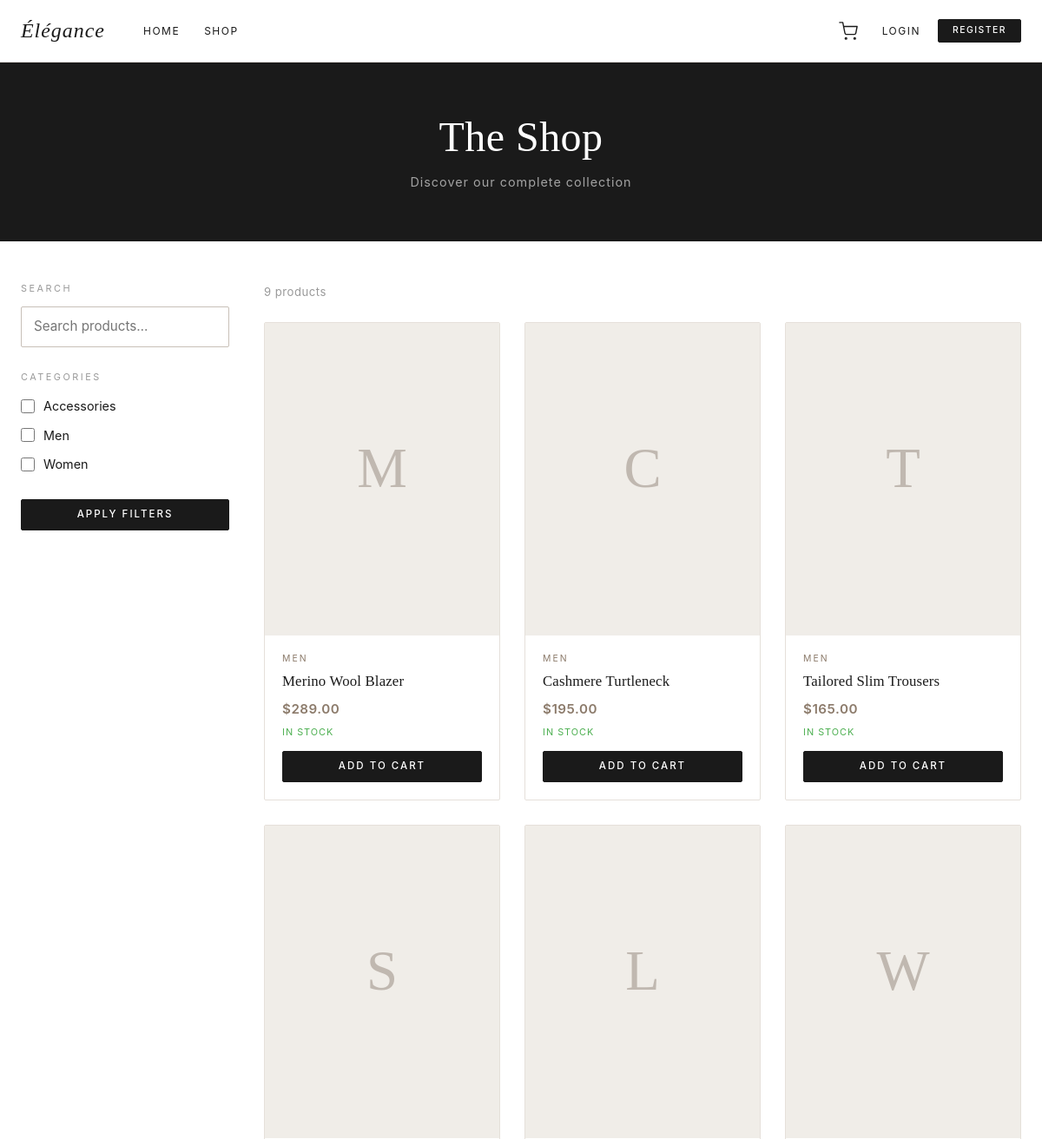
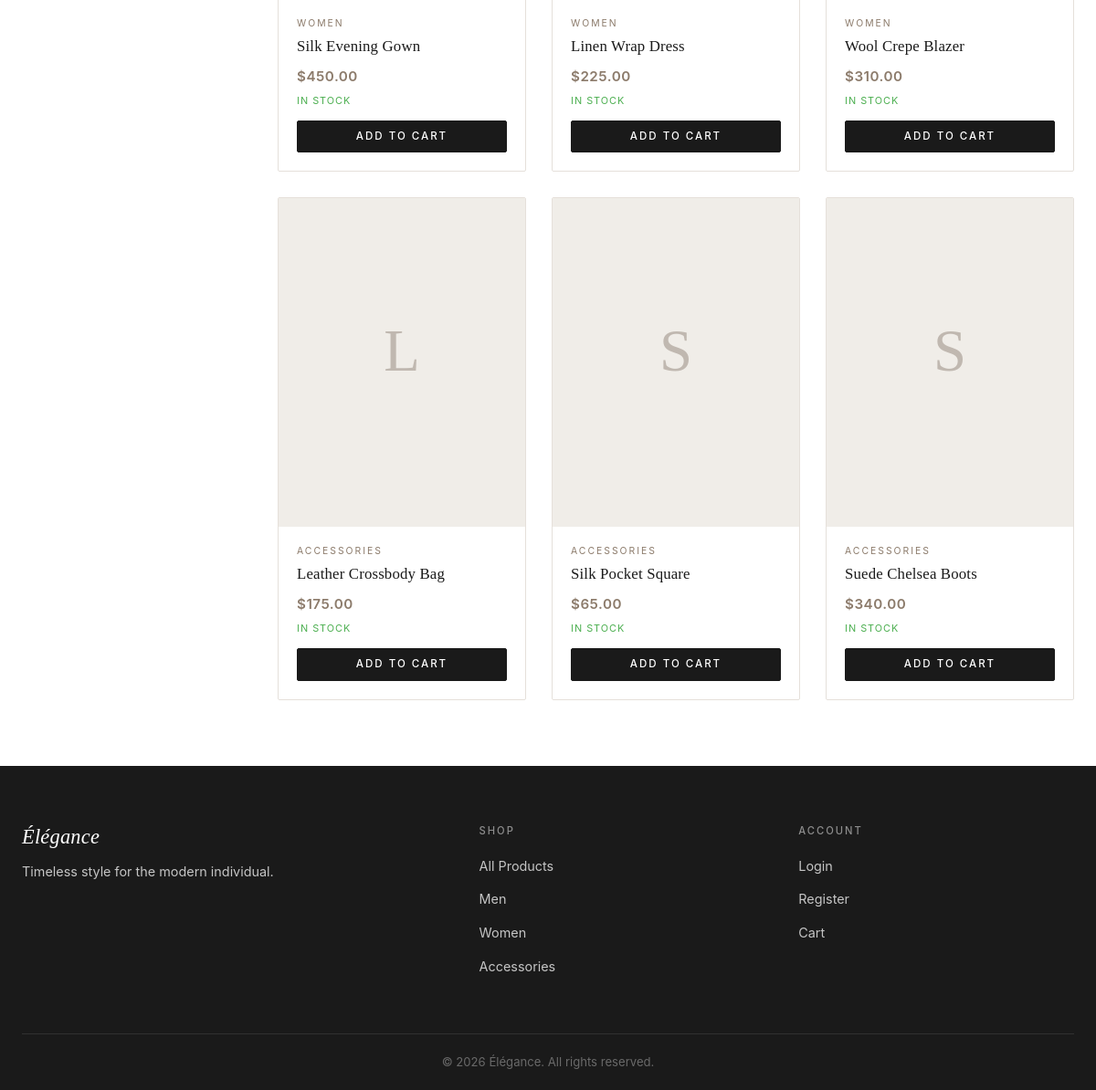
/products.php, run on the app's committed database (2 pictures, top to bottom).
### tables this page shows
CREATE TABLE IF NOT EXISTS categories (
    id INT AUTO_INCREMENT PRIMARY KEY,
    category_name VARCHAR(100) NOT NULL
);

CREATE TABLE IF NOT EXISTS products (
    id INT AUTO_INCREMENT PRIMARY KEY,
    name VARCHAR(200) NOT NULL,
    description TEXT,
    price DECIMAL(10,2) NOT NULL,
    image_url VARCHAR(500) DEFAULT '',
    stock_quantity INT DEFAULT 0,
    category_id INT,
    created_at TIMESTAMP DEFAULT CURRENT_TIMESTAMP,
    CONSTRAINT fk_product_category FOREIGN KEY (category_id) REFERENCES categories(id) ON DELETE SET NULL
);

### includes/auth.php (called while the page is built, shortened)
<?php
function isLoggedIn(): bool {
    return isset($_SESSION['user_id']);
}

### products.php (the view, shortened to what this page needs)
<?php
require_once __DIR__ . '/includes/auth.php';
$pdo = getDB();
$perPage = 9;
$page = max(1, (int)($_GET['page'] ?? 1));
$offset = ($page - 1) * $perPage;
$categoryIds = [];
$search = trim($_GET['search'] ?? '');
$where = [];
$params = [];
$whereClause = $where ? 'WHERE ' . implode(' AND ', $where) : '';
$countSql = "SELECT COUNT(*) FROM products p LEFT JOIN categories c ON p.category_id = c.id $whereClause";
$countStmt = $pdo->prepare($countSql);
$countStmt->execute($params);
$totalProducts = (int)$countStmt->fetchColumn();
$sql = "SELECT p.*, c.category_name FROM products p LEFT JOIN categories c ON p.category_id = c.id $whereClause ORDER BY p.created_at DESC LIMIT ? OFFSET ?";
$stmt = $pdo->prepare($sql);
$stmt->execute(array_merge($params, [$perPage, $offset]));
$products = $stmt->fetchAll();
$catStmt = $pdo->query('SELECT * FROM categories ORDER BY category_name');
$allCategories = $catStmt->fetchAll();
include __DIR__ . '/includes/header.php';
?>
<div class="page-banner">
    <div class="container">
        <h1 class="page-banner__title">The Shop</h1>
        <p class="page-banner__subtitle">Discover our complete collection</p>
    </div>
</div>
<div class="container shop-layout">
    <aside class="shop-sidebar">
        <form method="GET" action="" id="filter-form">
            <div class="sidebar__section">
                <h3 class="sidebar__title">Search</h3>
                <div class="sidebar__search">
                    <input type="text" name="search" id="search-input" value="<?= htmlspecialchars($search) ?>" placeholder="Search products…" class="form-control">
                </div>
            </div>
            <div class="sidebar__section">
                <h3 class="sidebar__title">Categories</h3>
                <ul class="sidebar__categories">
                    <?php foreach ($allCategories as $cat): ?>
                    <li>
                        <label class="checkbox-label">
                            <input type="checkbox" name="category_id[]" value="<?= $cat['id'] ?>"
                                <?= in_array($cat['id'], $categoryIds) ? 'checked' : '' ?>>
                            <span><?= htmlspecialchars($cat['category_name']) ?></span>
                        </label>
                    </li>
                    <?php endforeach; ?>
                </ul>
            </div>
            <button type="submit" class="btn btn--primary btn--full">Apply Filters</button>
        </form>
    </aside>
    <div class="shop-main">
        <div class="shop-header">
            <p class="shop-count">
                <?php if ($search): ?>
                    <?= $totalProducts ?> result<?= $totalProducts !== 1 ? 's' : '' ?> for "<?= htmlspecialchars($search) ?>"
                <?php else: ?>
                    <?= $totalProducts ?> product<?= $totalProducts !== 1 ? 's' : '' ?>
                <?php endif; ?>
            </p>
        </div>
        <?php if (empty($products)): ?>
        <div class="empty-state">
            <svg width="64" height="64" viewBox="0 0 24 24" fill="none" stroke="#c0b8b0" stroke-width="1">
                <circle cx="11" cy="11" r="8"></circle>
                <line x1="21" y1="21" x2="16.65" y2="16.65"></line>
            </svg>
            <p>No products found.</p>
            <a href="<?= SITE_URL ?>/products.php" class="btn btn--secondary">Browse All</a>
        </div>
        <?php else: ?>
        <div class="products-grid">
            <?php foreach ($products as $product): ?>
            <article class="product-card" data-product-id="<?= $product['id'] ?>">
                <a href="<?= SITE_URL ?>/product.php?id=<?= $product['id'] ?>" class="product-card__link">
                    <div class="product-card__image">
                        <?php if (!empty($product['image_url']) && str_starts_with($product['image_url'], 'http')): ?>
                            <img src="<?= htmlspecialchars($product['image_url']) ?>" alt="<?= htmlspecialchars($product['name']) ?>">
                        <?php else: ?>
                        <svg viewBox="0 0 300 400" xmlns="http://www.w3.org/2000/svg" aria-hidden="true">
                            <rect width="300" height="400" fill="#f0ede8"/>
                            <text x="150" y="210" text-anchor="middle" fill="#c0b8b0" font-family="Georgia, serif" font-size="72"><?= htmlspecialchars(mb_substr($product['name'], 0, 1)) ?></text>
                        </svg>
                        <?php endif; ?>
                    </div>
                    <div class="product-card__body">
                        <p class="product-card__category"><?= htmlspecialchars($product['category_name'] ?? '') ?></p>
                        <h3 class="product-card__title"><?= htmlspecialchars($product['name']) ?></h3>
                        <p class="product-card__price">$<?= number_format($product['price'], 2) ?></p>
                        <p class="product-card__stock <?= $product['stock_quantity'] > 0 ? 'in-stock' : 'out-of-stock' ?>">
                            <?= $product['stock_quantity'] > 0 ? 'In Stock' : 'Out of Stock' ?>
                        </p>
                    </div>
                </a>
                <div class="product-card__footer">
                    <button class="btn btn--primary btn--full add-to-cart-btn"
                            data-product-id="<?= $product['id'] ?>"
                            <?= $product['stock_quantity'] <= 0 ? 'disabled' : '' ?>>
                        <?= $product['stock_quantity'] > 0 ? 'Add to Cart' : 'Out of Stock' ?>
                    </button>
                </div>
            </article>
            <?php endforeach; ?>
        </div>
        <?php endif; ?>
    </div>
</div>
<?php include __DIR__ . '/includes/footer.php'; ?>

### includes/header.php (shortened to what this page needs)
<?php
require_once __DIR__ . '/auth.php';
?>
<!DOCTYPE html>
<html lang="en">
<head>
    <link rel="stylesheet" href="<?= SITE_URL ?>/assets/css/style.css">
</head>
<body>
<header class="site-header" id="site-header">
    <div class="container header__inner">
        <a href="<?= SITE_URL ?>/index.php" class="header__logo">Élégance</a>
        <nav class="nav" id="main-nav">
            <a href="<?= SITE_URL ?>/index.php" class="nav__link">Home</a>
            <a href="<?= SITE_URL ?>/products.php" class="nav__link">Shop</a>
        </nav>
        <div class="header__actions">
            <a href="<?= SITE_URL ?>/cart.php" class="header__cart" aria-label="Cart">
                <svg width="22" height="22" viewBox="0 0 24 24" fill="none" stroke="currentColor" stroke-width="1.5" stroke-linecap="round" stroke-linejoin="round">
                    <circle cx="9" cy="21" r="1"></circle>
                    <circle cx="20" cy="21" r="1"></circle>
                    <path d="M1 1h4l2.68 13.39a2 2 0 0 0 2 1.61h9.72a2 2 0 0 0 2-1.61L23 6H6"></path>
                </svg>
            </a>
            <?php if (isLoggedIn()): ?>
                <div class="header__user">
                    <span class="header__username"><?= htmlspecialchars($_SESSION['full_name'] ?? 'Account') ?></span>
                    <a href="<?= SITE_URL ?>/logout.php" class="nav__link">Logout</a>
                </div>
            <?php else: ?>
                <a href="<?= SITE_URL ?>/login.php" class="nav__link">Login</a>
                <a href="<?= SITE_URL ?>/register.php" class="btn btn--primary btn--sm">Register</a>
            <?php endif; ?>
        </div>
    </div>
</header>
<main class="main-content">

### includes/footer.php (shortened to what this page needs)
<footer class="footer">
    <div class="container">
        <div class="footer__grid">
            <div class="footer__brand">
                <h3 class="footer__logo">Élégance</h3>
                <p>Timeless style for the modern individual.</p>
            </div>
            <div class="footer__links">
                <h4>Shop</h4>
                <ul>
                    <li><a href="<?= SITE_URL ?>/products.php">All Products</a></li>
                    <li><a href="<?= SITE_URL ?>/products.php?category_id=1">Men</a></li>
                    <li><a href="<?= SITE_URL ?>/products.php?category_id=2">Women</a></li>
                    <li><a href="<?= SITE_URL ?>/products.php?category_id=3">Accessories</a></li>
                </ul>
            </div>
            <div class="footer__links">
                <h4>Account</h4>
                <ul>
                    <li><a href="<?= SITE_URL ?>/login.php">Login</a></li>
                    <li><a href="<?= SITE_URL ?>/register.php">Register</a></li>
                    <li><a href="<?= SITE_URL ?>/cart.php">Cart</a></li>
                </ul>
            </div>
        </div>
        <div class="footer__bottom">
            <p>&copy; <?= date('Y') ?> Élégance. All rights reserved.</p>
        </div>
    </div>
</footer>
</main>
</body>
</html>

### data on the page
categories: category_name "Accessories"
categories: category_name "Men"
categories: category_name "Women"
products: name "M", category.category_name "MEN", name "Merino Wool Blazer", price "289.00", stock_quantity "IN STOCK"
products: name "C", category.category_name "MEN", name "Cashmere Turtleneck", price "195.00", stock_quantity "IN STOCK"
products: name "T", category.category_name "MEN", name "Tailored Slim Trousers", price "165.00", stock_quantity "IN STOCK"
products: name "S", category.category_name "WOMEN", name "Silk Evening Gown", price "450.00", stock_quantity "IN STOCK"
products: name "L", category.category_name "WOMEN", name "Linen Wrap Dress", price "225.00", stock_quantity "IN STOCK"
products: name "W", category.category_name "WOMEN", name "Wool Crepe Blazer", price "310.00", stock_quantity "IN STOCK"
products: name "L", category.category_name "ACCESSORIES", name "Leather Crossbody Bag", price "175.00", stock_quantity "IN STOCK"
products: name "S", category.category_name "ACCESSORIES", name "Silk Pocket Square", price "65.00", stock_quantity "IN STOCK"
products: name "S", category.category_name "ACCESSORIES", name "Suede Chelsea Boots", price "340.00", stock_quantity "IN STOCK"

### other printed values
$totalProducts "9"
